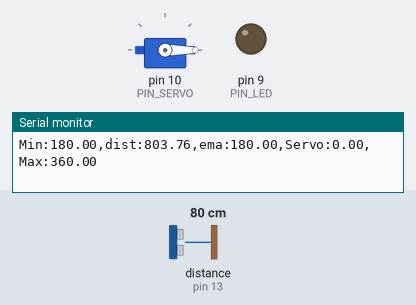
The sketch below on a simulated Arduino Uno, built with avr-gcc and run on an emulated ATmega328P. Parts: servo, output pins drawn as LEDs (lit = HIGH), the last lines printed to the serial monitor. Wiring (inferred from the names in the program): ultrasonic range finder: trigger pin 12; echo pin 13. The test bench sets the inputs (shaded band); at power-on: distance to the obstacle (sensor on pin 13) 80 cm. The echo pulse lasts 58.3 µs per cm; pins used as bus, display or sensor lines are not drawn.

Above: at 1.2 s.
1.3 s: distance to the obstacle (sensor on pin 13) set to 38 cm
2.8 s: distance to the obstacle (sensor on pin 13) set to 34 cm
At 3.8 s:
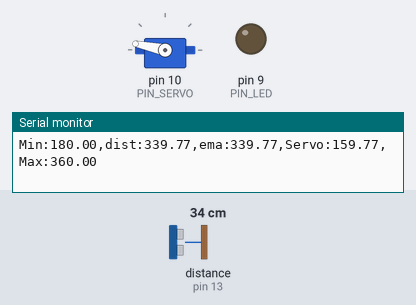
4.6 s: distance to the obstacle (sensor on pin 13) set to 35 cm
At 4.8 s:
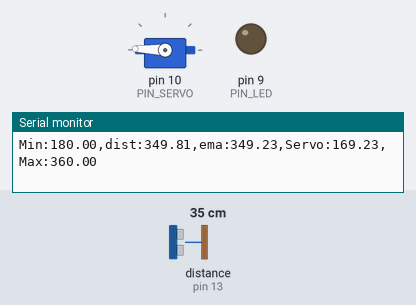
Timing chart, 0 to 7.6 s (numbered marks = the images above; inputs shaded):
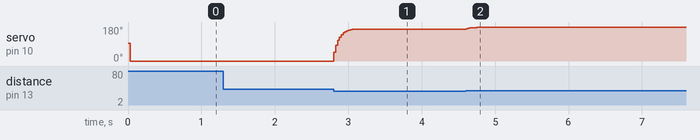

Measured:
- the behaviour switches between 36 and 35 cm on distance to the obstacle (sensor on pin 13) (found by bisection; images 0 and 1)
- after the input at 2.8 s, servo on pin 10 (PIN_SERVO): moves from 0° to 168° over 0.30 s, starting at once
- after the input at 4.6 s, servo on pin 10 (PIN_SERVO): 168° → 178° at once, → 179° 0.25 s later

The sketch:

11_example_1.ino
```cpp
#include <Servo.h>

/* ---------------- Pin assignment ---------------- */
#define PIN_LED    9    // LED active-low (LOW:on, HIGH:off)
#define PIN_TRIG   12   // sonar TRIGGER
#define PIN_ECHO   13   // sonar ECHO
#define PIN_SERVO  10   // servo PWM

/* ---------------- Sonar config ------------------- */
#define SND_VEL         346.0    // m/s @ 24°C
#define INTERVAL        25       // sampling interval [ms]
#define PULSE_DURATION  10       // trigger pulse [us]

// 과제 범위: 18~36 cm  → mm로 환산
#define _DIST_MIN       180.0    // [mm] 측정 하한 (≤ → 0°)
#define _DIST_MAX       360.0    // [mm] 측정 상한 (≥ → 180°)

#define TIMEOUT  ((INTERVAL / 2) * 1000.0)  // [us]
#define SCALE    (0.001 * 0.5 * SND_VEL)    // duration->distance(mm)

/* ---------------- Filtering ---------------------- */
#define _EMA_ALPHA  0.3    // 0~1 (1.0이면 EMA 미적용)

/* ---------------- Servo pulses ------------------- */
/* 각 서보마다 조정 필요 */
#define _DUTY_MIN   500    // ≈ 0°
#define _DUTY_NEU   1500   // ≈ 90°
#define _DUTY_MAX   2500   // ≈ 180°

/* ---------------- Globals ------------------------ */
float dist_ema, dist_prev = _DIST_MAX;   // [mm]
unsigned long last_sampling_time;        // [ms]
Servo myservo;

/* -------------- Utility: clamp ------------------- */
static inline float clampf(float x, float lo, float hi) {
  if (x < lo) return lo;
  if (x > hi) return hi;
  return x;
}

/* -------------- Utility: map float --------------- */
// 선형 매핑: x∈[in_min,in_max] → [out_min,out_max]
static inline float fmap(float x, float in_min, float in_max,
                         float out_min, float out_max) {
  float t = (x - in_min) / (in_max - in_min);
  return out_min + t * (out_max - out_min);
}

/* ------------------------------------------------- */
void setup() {
  pinMode(PIN_LED, OUTPUT);
  pinMode(PIN_TRIG, OUTPUT);
  pinMode(PIN_ECHO, INPUT);
  digitalWrite(PIN_TRIG, LOW);

  myservo.attach(PIN_SERVO);
  myservo.writeMicroseconds(_DUTY_NEU);  // 시작은 90°

  dist_prev = _DIST_MIN;
  dist_ema  = dist_prev;                 // EMA 초기화
  last_sampling_time = millis();

  Serial.begin(57600);
}

/* ------------------------------------------------- */
void loop() {
  // 주기 동기화
  if (millis() < last_sampling_time + INTERVAL) return;

  /* 1) 초음파 원시값 */
  float dist_raw = USS_measure(PIN_TRIG, PIN_ECHO);

  /* 2) 범위 필터 (윈도 밖이면 이전값 유지) */
  float dist_filtered;
  if ((dist_raw == 0.0) || (dist_raw > _DIST_MAX) || (dist_raw < _DIST_MIN)) {
    dist_filtered = dist_prev;
  } else {
    dist_filtered = dist_raw;
    dist_prev = dist_raw;
  }

  /* 3) EMA 필터 */
  dist_ema = _EMA_ALPHA * dist_filtered + (1.0 - _EMA_ALPHA) * dist_ema;

  /* 4) 서보 각도 계산 (18~36cm → 0~180° 선형) */
  float d_clamped = clampf(dist_ema, _DIST_MIN, _DIST_MAX);  // 안전 클램프
  float servo_deg;

  if (d_clamped <= _DIST_MIN) {
    servo_deg = 0.0;
  } else if (d_clamped >= _DIST_MAX) {
    servo_deg = 180.0;
  } else {
    // 예시 확인: 190mm≈19cm→≈10°, 270mm→≈90°, 350mm→≈170°
    servo_deg = fmap(d_clamped, _DIST_MIN, _DIST_MAX, 0.0, 180.0);
  }

  // 각도→펄스폭(미세 보정 가능)
  int duty = (int)fmap(servo_deg, 0.0, 180.0, _DUTY_MIN, _DUTY_MAX);
  myservo.writeMicroseconds(duty);

  /* 5) LED: 범위안(18~36cm)일 때 점등 */
  if ((dist_ema >= _DIST_MIN) && (dist_ema <= _DIST_MAX)) {
    digitalWrite(PIN_LED, LOW);   // active-low → ON
  } else {
    digitalWrite(PIN_LED, HIGH);  // OFF
  }

  /* 6) 시리얼 출력(플로터용 포맷) */
  Serial.print("Min:");   Serial.print(_DIST_MIN);
  Serial.print(",dist:"); Serial.print(dist_raw);
  Serial.print(",ema:");  Serial.print(dist_ema);
  Serial.print(",Servo:");Serial.print(servo_deg);   // 각도 표시
  Serial.print(",Max:");  Serial.print(_DIST_MAX);
  Serial.println("");

  // 다음 주기
  last_sampling_time += INTERVAL;
}

/* -------- USS: 거리 측정(mm) -------- */
float USS_measure(int TRIG, int ECHO) {
  digitalWrite(TRIG, HIGH);
  delayMicroseconds(PULSE_DURATION);
  digitalWrite(TRIG, LOW);
  unsigned long dur = pulseIn(ECHO, HIGH, (unsigned long)TIMEOUT); // [us]
  return dur * SCALE;  // → [mm]
}
```
